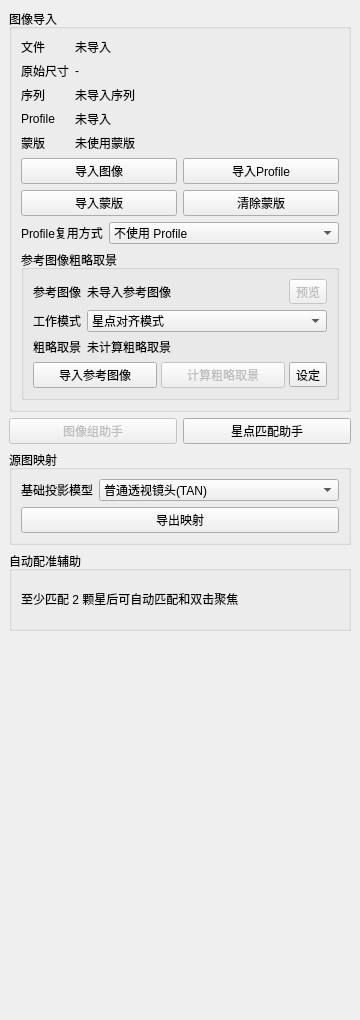
          <widget class="QWidget" name="widgetReferencePickSidePanel">
           <property name="geometry">
            <rect>
             <x>0</x>
             <y>0</y>
             <width>360</width>
             <height>1020</height>
            </rect>
           </property>
           <property name="sizePolicy">
            <sizepolicy hsizetype="Ignored" vsizetype="Preferred">
             <horstretch>0</horstretch>
             <verstretch>0</verstretch>
            </sizepolicy>
           </property>
          <layout class="QVBoxLayout" name="verticalLayoutReferencePickSidePanel">
           <property name="spacing">
            <number>6</number>
           </property>
           <property name="leftMargin">
            <number>9</number>
           </property>
           <property name="topMargin">
            <number>9</number>
           </property>
           <property name="rightMargin">
            <number>9</number>
           </property>
           <property name="bottomMargin">
            <number>9</number>
           </property>
           <item>
            <widget class="QGroupBox" name="groupBoxImportedImage">
             <property name="title">
              <string>图像导入</string>
             </property>
             <layout class="QVBoxLayout" name="verticalLayoutImportedImage">
              <property name="spacing">
               <number>6</number>
              </property>
              <property name="leftMargin">
               <number>9</number>
              </property>
              <property name="topMargin">
               <number>9</number>
              </property>
              <property name="rightMargin">
               <number>9</number>
              </property>
              <property name="bottomMargin">
               <number>9</number>
              </property>
              <item>
               <layout class="QFormLayout" name="formLayoutImportedImage">
                <property name="fieldGrowthPolicy">
                 <enum>QFormLayout::AllNonFixedFieldsGrow</enum>
                </property>
                <property name="rowWrapPolicy">
                 <enum>QFormLayout::DontWrapRows</enum>
                </property>
                <property name="labelAlignment">
                 <set>Qt::AlignLeft|Qt::AlignVCenter</set>
                </property>
                <property name="horizontalSpacing">
                 <number>6</number>
                </property>
                <property name="verticalSpacing">
                 <number>6</number>
                </property>
                <item row="0" column="0">
                 <widget class="QLabel" name="labelImportedImagePathTitle">
                  <property name="text">
                   <string>文件</string>
                  </property>
                 </widget>
                </item>
                <item row="0" column="1">
                 <widget class="QLabel" name="labelImportedImagePath">
                  <property name="sizePolicy">
                   <sizepolicy hsizetype="Expanding" vsizetype="Preferred">
                    <horstretch>0</horstretch>
                    <verstretch>0</verstretch>
                   </sizepolicy>
                  </property>
                  <property name="minimumSize">
                   <size>
                    <width>0</width>
                    <height>0</height>
                   </size>
                  </property>
                  <property name="text">
                   <string>未导入</string>
                  </property>
                  <property name="wordWrap">
                   <bool>false</bool>
                  </property>
                 </widget>
                </item>
                <item row="1" column="0">
                 <widget class="QLabel" name="labelImportedImageSizeTitle">
                  <property name="text">
                   <string>原始尺寸</string>
                  </property>
                 </widget>
                </item>
                <item row="1" column="1">
                 <widget class="QLabel" name="labelImportedImageSize">
                  <property name="text">
                   <string>-</string>
                  </property>
                 </widget>
                </item>
                <item row="2" column="0">
                 <widget class="QLabel" name="labelImageSequenceStatusTitle">
                  <property name="text">
                   <string>序列</string>
                  </property>
                 </widget>
                </item>
                <item row="2" column="1">
                 <widget class="QLabel" name="labelImageSequenceStatus">
                  <property name="sizePolicy">
                   <sizepolicy hsizetype="Expanding" vsizetype="Preferred">
                    <horstretch>0</horstretch>
                    <verstretch>0</verstretch>
                   </sizepolicy>
                  </property>
                  <property name="minimumSize">
                   <size>
                    <width>0</width>
                    <height>0</height>
                   </size>
                  </property>
                  <property name="text">
                   <string>未导入序列</string>
                  </property>
                  <property name="wordWrap">
                   <bool>false</bool>
                  </property>
                 </widget>
                </item>
                <item row="3" column="0">
                 <widget class="QLabel" name="labelImportedCameraProfileTitle">
                  <property name="text">
                   <string>Profile</string>
                  </property>
                 </widget>
                </item>
                <item row="3" column="1">
                 <widget class="QLabel" name="labelImportedCameraProfile">
                  <property name="sizePolicy">
                   <sizepolicy hsizetype="Expanding" vsizetype="Preferred">
                    <horstretch>0</horstretch>
                    <verstretch>0</verstretch>
                   </sizepolicy>
                  </property>
                  <property name="text">
                   <string>未导入</string>
                  </property>
                  <property name="wordWrap">
                   <bool>false</bool>
                  </property>
                 </widget>
                </item>
                <item row="4" column="0">
                 <widget class="QLabel" name="labelSkyMaskStatusTitle">
                  <property name="text">
                   <string>蒙版</string>
                  </property>
                 </widget>
                </item>
                <item row="4" column="1">
                 <widget class="QLabel" name="labelSkyMaskStatus">
                  <property name="sizePolicy">
                   <sizepolicy hsizetype="Expanding" vsizetype="Preferred">
                    <horstretch>0</horstretch>
                    <verstretch>0</verstretch>
                   </sizepolicy>
                  </property>
                  <property name="minimumSize">
                   <size>
                    <width>0</width>
                    <height>0</height>
                   </size>
                  </property>
                  <property name="text">
                   <string>未使用蒙版</string>
                  </property>
                  <property name="wordWrap">
                   <bool>false</bool>
                  </property>
                 </widget>
                </item>
               </layout>
              </item>
              <item>
               <layout class="QHBoxLayout" name="horizontalLayoutImageImportButtons">
                <property name="spacing">
                 <number>6</number>
                </property>
                <item>
                 <widget class="QPushButton" name="pushButtonImportImages">
                  <property name="text">
                   <string>导入图像</string>
                  </property>
                 </widget>
                </item>
                <item>
                 <widget class="QPushButton" name="pushButtonImportCameraProfile">
                  <property name="text">
                   <string>导入Profile</string>
                  </property>
                 </widget>
                </item>
               </layout>
              </item>
              <item>
               <layout class="QHBoxLayout" name="horizontalLayoutSkyMaskButtons">
                <property name="spacing">
                 <number>6</number>
                </property>
                <item>
                 <widget class="QPushButton" name="pushButtonImportSkyMask">
                  <property name="text">
                   <string>导入蒙版</string>
                  </property>
                 </widget>
                </item>
                <item>
                 <widget class="QPushButton" name="pushButtonClearSkyMask">
                  <property name="text">
                   <string>清除蒙版</string>
                  </property>
                 </widget>
                </item>
               </layout>
              </item>
              <item>
               <layout class="QFormLayout" name="formLayoutCameraProfileReuse">
                <property name="fieldGrowthPolicy">
                 <enum>QFormLayout::AllNonFixedFieldsGrow</enum>
                </property>
                <property name="rowWrapPolicy">
                 <enum>QFormLayout::DontWrapRows</enum>
                </property>
                <property name="labelAlignment">
                 <set>Qt::AlignLeft|Qt::AlignVCenter</set>
                </property>
                <property name="horizontalSpacing">
                 <number>6</number>
                </property>
                <property name="verticalSpacing">
                 <number>6</number>
                </property>
                <item row="0" column="0">
                 <widget class="QLabel" name="labelProfileSolveMode">
                  <property name="text">
                   <string>Profile复用方式</string>
                  </property>
                 </widget>
                </item>
                <item row="0" column="1">
                 <widget class="QComboBox" name="comboBoxProfileSolveMode">
                  <item>
                   <property name="text">
                    <string>不使用 Profile</string>
                   </property>
                  </item>
                  <item>
                   <property name="text">
                    <string>Profile 求解 Pose</string>
                   </property>
                  </item>
                  <item>
                   <property name="text">
                    <string>Profile 求解 Pose + 局部残差</string>
                   </property>
                  </item>
                 </widget>
                </item>
               </layout>
              </item>
              <item>
               <widget class="QGroupBox" name="groupBoxAdjacentImageFraming">
                <property name="title">
                 <string>参考图像粗略取景</string>
                </property>
                <layout class="QVBoxLayout" name="verticalLayoutAdjacentImageFraming">
                 <property name="spacing">
                  <number>6</number>
                 </property>
                 <property name="leftMargin">
                  <number>9</number>
                 </property>
                 <property name="topMargin">
                  <number>9</number>
                 </property>
                 <property name="rightMargin">
                  <number>9</number>
                 </property>
                 <property name="bottomMargin">
                  <number>9</number>
                 </property>
                 <item>
                  <layout class="QFormLayout" name="formLayoutAdjacentImageFraming">
                   <property name="fieldGrowthPolicy">
                    <enum>QFormLayout::AllNonFixedFieldsGrow</enum>
                   </property>
                   <property name="rowWrapPolicy">
                    <enum>QFormLayout::DontWrapRows</enum>
                   </property>
                   <property name="labelAlignment">
                    <set>Qt::AlignLeft|Qt::AlignVCenter</set>
                   </property>
                   <property name="horizontalSpacing">
                    <number>6</number>
                   </property>
                   <property name="verticalSpacing">
                    <number>6</number>
                   </property>
                   <item row="0" column="0">
                    <widget class="QLabel" name="labelAdjacentImageModelTitle">
                     <property name="text">
                      <string>参考图像</string>
                     </property>
                     <property name="alignment">
                      <set>Qt::AlignLeading|Qt::AlignLeft|Qt::AlignVCenter</set>
                     </property>
                    </widget>
                   </item>
                   <item row="0" column="1">
                    <layout class="QHBoxLayout" name="horizontalLayoutAdjacentImageInfo">
                     <property name="spacing">
                      <number>6</number>
                     </property>
                     <item>
                      <widget class="QLabel" name="labelAdjacentImageModel">
                       <property name="sizePolicy">
                        <sizepolicy hsizetype="Expanding" vsizetype="Preferred">
                         <horstretch>1</horstretch>
                         <verstretch>0</verstretch>
                        </sizepolicy>
                       </property>
                       <property name="text">
                        <string>未导入参考图像</string>
                       </property>
                       <property name="wordWrap">
                        <bool>false</bool>
                       </property>
                       <property name="alignment">
                        <set>Qt::AlignLeading|Qt::AlignLeft|Qt::AlignVCenter</set>
                       </property>
                      </widget>
                     </item>
                     <item alignment="Qt::AlignVCenter">
                      <widget class="QToolButton" name="pushButtonPreviewAdjacentImage">
                       <property name="enabled">
                        <bool>false</bool>
                       </property>
                       <property name="text">
                        <string>预览</string>
                       </property>
                       <property name="toolButtonStyle">
                        <enum>Qt::ToolButtonTextOnly</enum>
                       </property>
                      </widget>
                     </item>
                    </layout>
                   </item>
                   <item row="1" column="0">
                    <widget class="QLabel" name="labelAdjacentAlignmentMode">
                     <property name="text">
                      <string>工作模式</string>
                     </property>
                     <property name="alignment">
                      <set>Qt::AlignLeading|Qt::AlignLeft|Qt::AlignVCenter</set>
                     </property>
                    </widget>
                   </item>
                   <item row="1" column="1">
                    <widget class="QComboBox" name="comboBoxAdjacentAlignmentMode">
                     <item>
                      <property name="text">
                       <string>星点对齐模式</string>
                      </property>
                     </item>
                     <item>
                      <property name="text">
                       <string>地景对齐模式</string>
                      </property>
                     </item>
                    </widget>
                   </item>
                   <item row="2" column="0">
                    <widget class="QLabel" name="labelAdjacentFramingStatusTitle">
                     <property name="text">
                      <string>粗略取景</string>
                     </property>
                     <property name="alignment">
                      <set>Qt::AlignLeading|Qt::AlignLeft|Qt::AlignVCenter</set>
                     </property>
                    </widget>
                   </item>
                   <item row="2" column="1">
                    <widget class="QLabel" name="labelAdjacentFramingStatus">
                     <property name="sizePolicy">
                      <sizepolicy hsizetype="Expanding" vsizetype="Preferred">
                       <horstretch>0</horstretch>
                       <verstretch>0</verstretch>
                      </sizepolicy>
                     </property>
                     <property name="text">
                      <string>未计算粗略取景</string>
                     </property>
                     <property name="wordWrap">
                      <bool>false</bool>
                     </property>
                     <property name="alignment">
                      <set>Qt::AlignLeading|Qt::AlignLeft|Qt::AlignVCenter</set>
                     </property>
                    </widget>
                   </item>
                  </layout>
                 </item>
                 <item>
                  <layout class="QHBoxLayout" name="horizontalLayoutAdjacentImageFramingButtons">
                   <property name="spacing">
                    <number>4</number>
                   </property>
                   <item>
                    <widget class="QPushButton" name="pushButtonImportAdjacentImage">
                     <property name="text">
                      <string>导入参考图像</string>
                     </property>
                    </widget>
                   </item>
                   <item>
                    <widget class="QPushButton" name="pushButtonCalculateAdjacentFraming">
                     <property name="enabled">
                      <bool>false</bool>
                     </property>
                     <property name="toolTip">
                      <string>计算后可再次点击，清除粗略取景并解除模拟星空视角同步</string>
                     </property>
                     <property name="accessibleName">
                      <string>计算或重置粗略取景</string>
                     </property>
                     <property name="text">
                      <string>计算粗略取景</string>
                     </property>
                    </widget>
                   </item>
                   <item>
                    <widget class="QToolButton" name="toolButtonAdjacentAlignmentSettings">
                     <property name="toolTip">
                      <string>调整当前工作模式的粗略取景参数</string>
                     </property>
                     <property name="accessibleName">
                      <string>粗略取景参数设置</string>
                     </property>
                     <property name="text">
                      <string>设定</string>
                     </property>
                    </widget>
                   </item>
                  </layout>
                 </item>
                </layout>
               </widget>
              </item>
             </layout>
           </widget>
           </item>
           <item>
            <layout class="QHBoxLayout" name="horizontalLayoutMatchingAssistants">
             <property name="spacing">
              <number>6</number>
             </property>
             <item>
              <widget class="QPushButton" name="pushButtonOpenImageGroupAssistant">
               <property name="enabled">
                <bool>false</bool>
               </property>
               <property name="text">
                <string>图像组助手</string>
               </property>
               <property name="toolTip">
                <string>打开多图像匹配进度列表</string>
               </property>
              </widget>
             </item>
             <item>
              <widget class="QPushButton" name="pushButtonOpenStarPairAssistant">
               <property name="text">
                <string>星点匹配助手</string>
               </property>
               <property name="toolTip">
                <string>打开参考星匹配列表与自动扩展匹配工具</string>
               </property>
              </widget>
             </item>
            </layout>
           </item>
           <item>
            <widget class="QGroupBox" name="groupBoxAstrometricModel">
            <property name="title">
             <string>源图映射</string>
            </property>
            <layout class="QVBoxLayout" name="verticalLayoutAstrometricModel">
              <item>
               <layout class="QFormLayout" name="formLayoutSourceModel">
                <property name="fieldGrowthPolicy">
                 <enum>QFormLayout::AllNonFixedFieldsGrow</enum>
                </property>
                <property name="labelAlignment">
                 <set>Qt::AlignLeft|Qt::AlignVCenter</set>
                </property>
                <item row="0" column="0">
                 <widget class="QLabel" name="labelSkyAlignmentModel">
                  <property name="text">
                   <string>基础投影模型</string>
                  </property>
                 </widget>
                </item>
                <item row="0" column="1">
                 <widget class="QComboBox" name="comboBoxSkyAlignmentModel">
                  <property name="currentIndex">
                   <number>1</number>
                  </property>
                  <item>
                   <property name="text">
                    <string>普适锚点插值</string>
                   </property>
                  </item>
                  <item>
                   <property name="text">
                    <string>普通透视镜头(TAN)</string>
                   </property>
                  </item>
                  <item>
                   <property name="text">
                    <string>等距鱼眼(ARC)</string>
                   </property>
                  </item>
                  <item>
                   <property name="text">
                    <string>等立体角鱼眼(ZEA)</string>
                   </property>
                  </item>
                  <item>
                   <property name="text">
                    <string>墨卡托(MER)</string>
                   </property>
                  </item>
                  <item>
                   <property name="text">
                    <string>等距圆柱(CAR)</string>
                   </property>
                  </item>
                 </widget>
                </item>
               </layout>
              </item>
              <item>
               <layout class="QHBoxLayout" name="horizontalLayoutSourceModelButtons">
                <item>
                 <widget class="QPushButton" name="pushButtonExportSourceModel">
                  <property name="text">
                   <string>导出映射</string>
                  </property>
                 </widget>
                </item>
               </layout>
              </item>
             </layout>
            </widget>
           </item>
           <item>
           <widget class="QGroupBox" name="groupBoxReferenceAlignment">
             <property name="title">
              <string>自动配准辅助</string>
             </property>
             <property name="minimumSize">
              <size>
               <width>0</width>
               <height>80</height>
              </size>
             </property>
             <property name="maximumSize">
              <size>
               <width>16777215</width>
               <height>80</height>
              </size>
             </property>
             <layout class="QVBoxLayout" name="verticalLayoutReferenceAlignment">
              <item>
               <widget class="QLabel" name="labelAlignmentTransformStatus">
                <property name="sizePolicy">
                 <sizepolicy hsizetype="Expanding" vsizetype="Preferred">
                  <horstretch>0</horstretch>
                  <verstretch>0</verstretch>
                 </sizepolicy>
                </property>
                <property name="minimumSize">
                 <size>
                  <width>0</width>
                  <height>34</height>
                 </size>
                </property>
                <property name="maximumSize">
                 <size>
                  <width>16777215</width>
                  <height>34</height>
                 </size>
                </property>
                <property name="text">
                 <string>至少匹配 2 颗星后可自动匹配和双击聚焦</string>
                </property>
                <property name="wordWrap">
                 <bool>false</bool>
                </property>
               </widget>
              </item>
             </layout>
            </widget>
           </item>
           <item>
            <spacer name="verticalSpacerReferencePickSidePanel">
             <property name="orientation">
              <enum>Qt::Vertical</enum>
             </property>
             <property name="sizeHint" stdset="0">
              <size>
               <width>20</width>
               <height>40</height>
              </size>
             </property>
           </spacer>
           </item>
          </layout>
         </widget>
